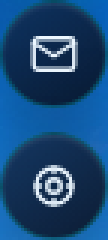
#> input picture .p1c-ui-test/settings-dropdown-open.png, 36 x 80 px (shown 3 times larger)
$ python normalize_sprites.py --input ../.p1c-ui-test
#> lines starting #> are read from the running program, lines starting #| are printed output that depends on the picture; after the words box and inside, x2 and y2 are one past the last pixel; in counts of white or black regions, pixels touching at a corner belong together
#!/usr/bin/env python
"""Normalize transparent PNG sprite frames to a fixed bottom-center anchor.

Install before use:
    pip install pillow

Example:
    python tools/normalize_sprites.py --input ./raw_frames --output ./processing/normalized --canvas_size 128
"""

from __future__ import annotations

import argparse
import json
import re
from pathlib import Path
from typing import Any

from PIL import Image


def parse_args() -> argparse.Namespace:
    parser = argparse.ArgumentParser(
        description=(
            "Extract visible sprite bounds from PNG frames, align every frame to "
            "a fixed bottom-center anchor, and emit normalized frames plus a strip."
        )
    )
    parser.add_argument("--input", required=True, help="Directory containing raw PNG frames.")
    parser.add_argument(
        "--output",
        default="processing/normalized",
        help="Directory for normalized frame PNGs and generated metadata.",
    )
    parser.add_argument(
        "--canvas_size",
        type=int,
        default=128,
        help="Square output canvas size in pixels. Example: 128 creates 128x128 frames.",
    )
    parser.add_argument(
        "--animation_name",
        help="Animation id and strip prefix. Defaults to the input directory name.",
    )
    parser.add_argument(
        "--alpha_threshold",
        type=int,
        default=1,
        help="Pixels with alpha below this value are treated as transparent.",
    )
    parser.add_argument(
        "--frame_prefix",
        help="Optional normalized frame filename prefix. Defaults to animation_name.",
    )
    parser.add_argument(
        "--json",
        default="animations.json",
        help="Metadata filename written inside --output.",
    )
    parser.add_argument(
        "--report",
        default="normalization_report.json",
        help="QC report filename written inside --output.",
    )
    return parser.parse_args()


def natural_key(path: Path) -> list[int | str]:
    parts = re.split(r"(\d+)", path.stem.lower())
    return [int(part) if part.isdigit() else part for part in parts]


def png_frames(input_dir: Path) -> list[Path]:
    return sorted(
        [path for path in input_dir.iterdir() if path.is_file() and path.suffix.lower() == ".png"],
        key=natural_key,
    )


def alpha_bbox(image: Image.Image, threshold: int) -> tuple[int, int, int, int] | None:
    alpha = image.getchannel("A")
    if threshold <= 1:
        return alpha.getbbox()

    mask = alpha.point(lambda value: 255 if value >= threshold else 0)
    return mask.getbbox()


def clip_box(
    paste_x: int,
    paste_y: int,
    width: int,
    height: int,
    canvas_size: int,
) -> tuple[tuple[int, int, int, int], tuple[int, int], bool] | None:
    src_left = max(0, -paste_x)
    src_top = max(0, -paste_y)
    src_right = min(width, canvas_size - paste_x)
    src_bottom = min(height, canvas_size - paste_y)

    if src_left >= src_right or src_top >= src_bottom:
        return None

    dst = (max(0, paste_x), max(0, paste_y))
    was_clipped = src_left > 0 or src_top > 0 or src_right < width or src_bottom < height
    return (src_left, src_top, src_right, src_bottom), dst, was_clipped


def normalize_frame(
    frame_path: Path,
    output_path: Path,
    canvas_size: int,
    alpha_threshold: int,
) -> tuple[Image.Image, dict[str, Any]]:
    image = Image.open(frame_path).convert("RGBA")
    bbox = alpha_bbox(image, alpha_threshold)
    canvas = Image.new("RGBA", (canvas_size, canvas_size), (0, 0, 0, 0))

    if bbox is None:
        canvas.save(output_path)
        return canvas, {
            "source": str(frame_path),
            "output": str(output_path),
            "sourceSize": [image.width, image.height],
            "bbox": None,
            "anchorSource": None,
            "paste": None,
            "clipped": False,
            "empty": True,
        }

    left, top, right, bottom = bbox
    bbox_width = right - left
    bbox_height = bottom - top
    anchor_x = canvas_size / 2
    anchor_y = canvas_size
    source_anchor_x = (left + right) / 2
    source_anchor_y = bottom

    sprite = image.crop(bbox)
    paste_x = int(round(anchor_x - (bbox_width / 2)))
    paste_y = int(round(anchor_y - bbox_height))
    clipped = clip_box(paste_x, paste_y, bbox_width, bbox_height, canvas_size)

    if clipped is not None:
        src_box, dst, was_clipped = clipped
        canvas.alpha_composite(sprite.crop(src_box), dst)
    else:
        was_clipped = True

    canvas.save(output_path)
    normalized_bbox = alpha_bbox(canvas, alpha_threshold)
    return canvas, {
        "source": str(frame_path),
        "output": str(output_path),
        "sourceSize": [image.width, image.height],
        "bbox": [left, top, right, bottom],
        "contentSize": [bbox_width, bbox_height],
        "anchorSource": [source_anchor_x, source_anchor_y],
        "anchorTarget": [anchor_x, anchor_y],
        "paste": [paste_x, paste_y],
        "normalizedBbox": list(normalized_bbox) if normalized_bbox else None,
        "clipped": was_clipped,
        "empty": False,
    }


def build_strip(frames: list[Image.Image], output_path: Path) -> None:
    if not frames:
        raise ValueError("Cannot build a sprite strip without frames.")

    frame_width, frame_height = frames[0].size
    strip = Image.new("RGBA", (frame_width * len(frames), frame_height), (0, 0, 0, 0))
    for index, frame in enumerate(frames):
        strip.alpha_composite(frame, (index * frame_width, 0))
    strip.save(output_path)


def main() -> None:
    args = parse_args()
    input_dir = Path(args.input)
    output_dir = Path(args.output)

    if not input_dir.is_dir():
        raise SystemExit(f"Input directory does not exist: {input_dir}")
    if args.canvas_size <= 0:
        raise SystemExit("--canvas_size must be greater than 0.")
    if not 0 <= args.alpha_threshold <= 255:
        raise SystemExit("--alpha_threshold must be between 0 and 255.")

    frame_paths = png_frames(input_dir)
    if not frame_paths:
        raise SystemExit(f"No PNG frames found in: {input_dir}")

    animation_name = args.animation_name or input_dir.name
    frame_prefix = args.frame_prefix or animation_name
    output_dir.mkdir(parents=True, exist_ok=True)

    normalized_frames: list[Image.Image] = []
    frame_reports: list[dict[str, Any]] = []
    padding = max(2, len(str(len(frame_paths))))

    for index, frame_path in enumerate(frame_paths, start=1):
        output_path = output_dir / f"{frame_prefix}_{index:0{padding}d}.png"
        frame, report = normalize_frame(
            frame_path=frame_path,
            output_path=output_path,
            canvas_size=args.canvas_size,
            alpha_threshold=args.alpha_threshold,
        )
#> in alpha_bbox, `alpha = image.getchannel("A")`: alpha: PIL image 36x80 L; every value is 255
#> in normalize_frame, `bbox = alpha_bbox(image, alpha_threshold)`: bbox = (0, 0, 36, 80)
#> in normalize_frame, `canvas = Image.new("RGBA", (canvas_size, canvas_size), (0, 0, 0, 0))`: canvas: PIL image 128x128 RGBA; every value is 0
#> in normalize_frame, `left, top, right, bottom = bbox`: left = 0; right = 36; bottom = 80
#> in normalize_frame, `bbox_width = right - left`: bbox_width = 36
#> in normalize_frame, `bbox_height = bottom - top`: bbox_height = 80
#> in normalize_frame, `source_anchor_x = (left + right) / 2`: source_anchor_x = 18
#> in normalize_frame, `source_anchor_y = bottom`: source_anchor_y = 80
#> in normalize_frame, `paste_x = int(round(anchor_x - (bbox_width / 2)))`: paste_x = 46
#> in normalize_frame, `paste_y = int(round(anchor_y - bbox_height))`: paste_y = 48
#> in clip_box, `src_left = max(0, -paste_x)`: src_left = 0
#> in clip_box, `src_right = min(width, canvas_size - paste_x)`: src_right = 36
#> in clip_box, `src_bottom = min(height, canvas_size - paste_y)`: src_bottom = 80
#> in clip_box, `dst = (max(0, paste_x), max(0, paste_y))`: dst = (46, 48)
#> in clip_box, `was_clipped = src_left > 0 or src_top > 0 or src_right < width or src_..`: was_clipped = False
#> in normalize_frame, `clipped = clip_box(paste_x, paste_y, bbox_width, bbox_height, canvas_s..`: clipped = ((0, 0, 36, 80), (46, 48), False)
#> in normalize_frame, `src_box, dst, was_clipped = clipped`: src_box = (0, 0, 36, 80); dst = (46, 48); was_clipped = False
#> in normalize_frame, `canvas.alpha_composite(sprite.crop(src_box), dst)`:
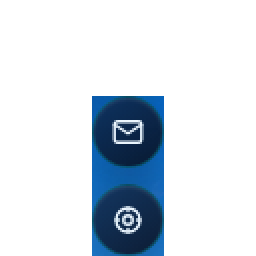
#> canvas: PIL image 128x128 RGBA (shown 2 times larger); mean R, G, B, A 4.7, 12.8, 20.8, 44.8; transparent parts drawn white
#> call 2 of alpha_bbox, with threshold = 1
#> in alpha_bbox (call 2), `alpha = image.getchannel("A")`:
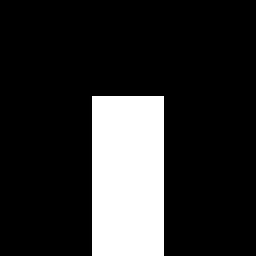
#> alpha: PIL image 128x128 L (shown 2 times larger); 17.6% white; 1 white region, box (x1, y1, x2, y2) and area: (46, 48, 82, 128) 2880
#> in normalize_frame, `normalized_bbox = alpha_bbox(canvas, alpha_threshold)`: normalized_bbox = (46, 48, 82, 128)
#> report = 11 items
        normalized_frames.append(frame)
        frame_reports.append(report)

    strip_path = output_dir / f"{animation_name}_strip.png"
    build_strip(normalized_frames, strip_path)
#> the loop in build_strip, `for index, frame in enumerate(frames):` made 1 pass

    animation_block = {
        animation_name: {
            "id": animation_name,
            "sheet": str(strip_path),
            "frameWidth": args.canvas_size,
            "frameHeight": args.canvas_size,
            "frameCount": len(normalized_frames),
        }
    }
    report = {
        "animation": animation_name,
        "input": str(input_dir),
        "output": str(output_dir),
        "strip": str(strip_path),
        "frameWidth": args.canvas_size,
        "frameHeight": args.canvas_size,
        "frameCount": len(normalized_frames),
        "alphaThreshold": args.alpha_threshold,
        "anchor": {"x": args.canvas_size / 2, "y": args.canvas_size, "mode": "bottom-center"},
        "clippedFrames": [
            index + 1 for index, frame_report in enumerate(frame_reports) if frame_report["clipped"]
        ],
        "emptyFrames": [
            index + 1 for index, frame_report in enumerate(frame_reports) if frame_report["empty"]
        ],
        "frames": frame_reports,
    }

    json_path = output_dir / args.json
    report_path = output_dir / args.report
    json_path.write_text(json.dumps(animation_block, indent=2) + "\n", encoding="utf-8")
    report_path.write_text(json.dumps(report, indent=2) + "\n", encoding="utf-8")

    print(json.dumps(animation_block, indent=2))
#| {
#|   ".p1c-ui-test": {
#|     "id": ".p1c-ui-test",
#|     "sheet": "processing/normalized/.p1c-ui-test_strip.png",
#|     "frameWidth": 128,
#|     "frameHeight": 128,
#|     "frameCount": 1
#|   }
#| }
    if report["clippedFrames"]:
        print(f"Warning: clipped frames detected: {report['clippedFrames']}")


if __name__ == "__main__":
    main()
